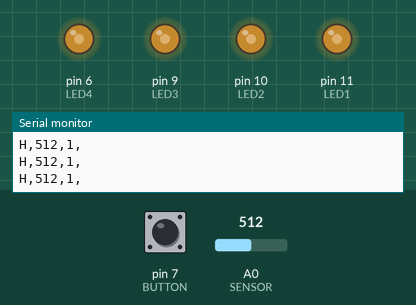
Recording of a sketch running on a simulated Arduino Uno, built with avr-gcc and run on an emulated ATmega328P. Parts: output pins drawn as LEDs (lit = HIGH), the last lines printed to the serial monitor. Inputs (shaded band) come from the test bench; at power-on: A0 (SENSOR) = 512, pin 7 (BUTTON) HIGH.

Above: at 1.2 s.
1.3 s: A0 (SENSOR) set to 0
At 2.5 s:
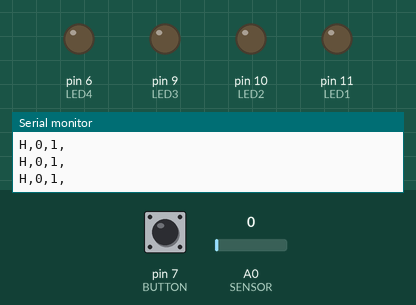
2.8 s: A0 (SENSOR) set to 122
At 3.1 s:
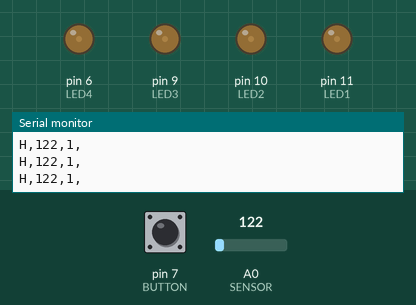
4.3 s: A0 (SENSOR) set to 716
At 5.1 s:
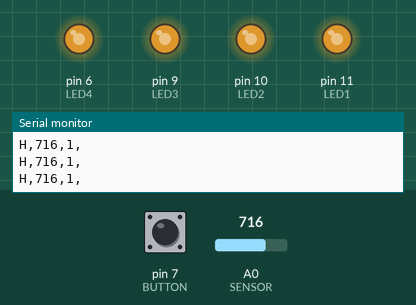
5.8 s: A0 (SENSOR) set to 993
At 7.0 s:
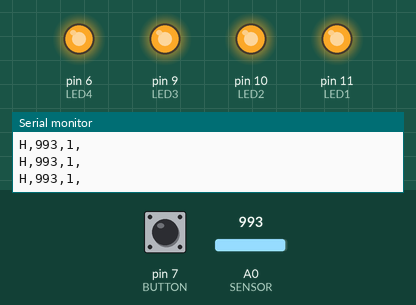
7.3 s: A0 (SENSOR) set to 1010
At 7.8 s:
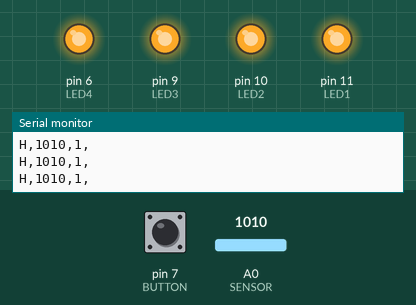
Timing chart, 0 to 9.8 s (numbered marks = the images above; inputs shaded):
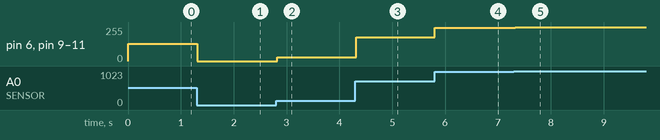

Measured:
- after the input at 1.3 s, pin 6 (LED4), pin 9 (LED3), pin 10 (LED2), pin 11 (LED1): 128/255 → 0/255 at once
- after the input at 2.8 s, pin 6 (LED4), pin 9 (LED3), pin 10 (LED2), pin 11 (LED1): 0/255 → 30/255 at once
- after the input at 4.3 s, pin 6 (LED4), pin 9 (LED3), pin 10 (LED2), pin 11 (LED1): 30/255 → 179/255 at once
- after the input at 5.8 s, pin 6 (LED4), pin 9 (LED3), pin 10 (LED2), pin 11 (LED1): 179/255 → 248/255 at once
- after the input at 7.3 s, pin 6 (LED4), pin 9 (LED3), pin 10 (LED2), pin 11 (LED1): 248/255 → 252/255 at once

The sketch:

ss8_Grow.ino
```cpp
const int SENSOR = A0; //sensor hooked up to analog pin A0
const int BUTTON = 7;

const int LED1 = 11;
const int LED2 = 10;
const int LED3 = 9;
const int LED4 = 6;

int sensor_val = 0;
int button_val = 0;

void setup() {
  pinMode (SENSOR, INPUT);
  pinMode (LED1, OUTPUT);
  pinMode (LED2, OUTPUT);
  pinMode (LED3, OUTPUT);
  pinMode (LED4, OUTPUT);
  pinMode (BUTTON, INPUT_PULLUP);
  Serial.begin(9600); // Start serial communication at 9600 baud
}

void loop() {
  sensor_val = analogRead(SENSOR); //read sensor and assign to variable called val
  button_val = digitalRead(BUTTON);
  analogWrite(LED1, sensor_val/4);
  analogWrite(LED2, sensor_val/4);
  analogWrite(LED3, sensor_val/4);
  analogWrite(LED4, sensor_val/4);

  Serial.print('H'); // unique header to identify start of message
  Serial.print(",");
  Serial.print(sensor_val,DEC);
  Serial.print(",");
  Serial.print(button_val,DEC);
  Serial.print(",");  // note that a comma is sent after the last field
  Serial.println();  // send a cr/lf

  delay(30); // Wait 100 milliseconds
}
```
